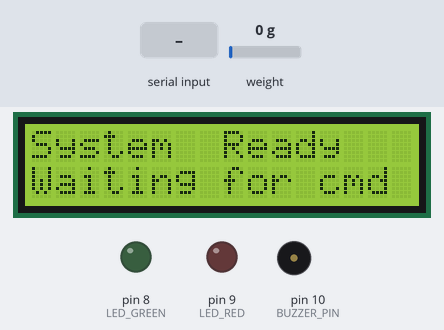
Bench run of a sketch on a simulated Arduino Uno, built with avr-gcc and run on an emulated ATmega328P. Parts: 16×2 character LCD, output pins drawn as LEDs (lit = HIGH), buzzer (waves = sounding, pin HIGH). The test bench sets the inputs (shaded band); at power-on: weight on the scale 0 g. What the sketch prints to the serial monitor is not drawn.

Above: at 3.8 s.
3.9 s: "VERIFY:\n" received over Serial
At 4.5 s:
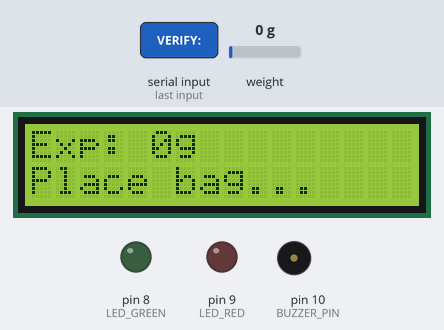
5.4 s: weight on the scale set to 9 g
At 7.6 s:
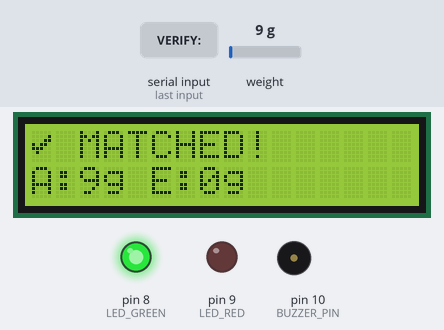
8.4 s: weight on the scale set to 12 g
9.9 s: "VERIFY:90\n" received over Serial
At 12.7 s:
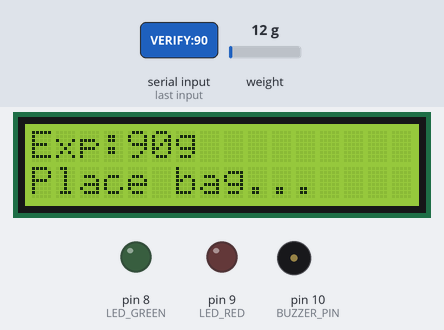
12.9 s: weight on the scale set to 74 g
At 15.2 s:
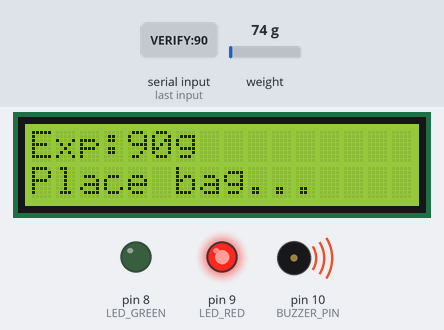
15.9 s: weight on the scale set to 89 g
Timing chart, 0 to 26.3 s (numbered marks = the images above; inputs shaded):
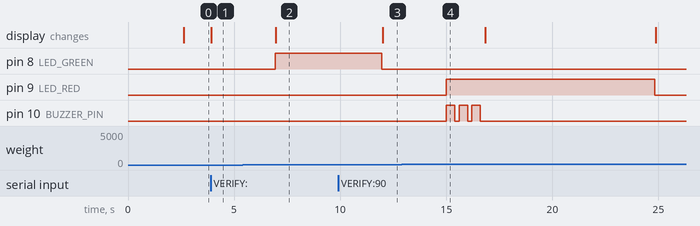

The sketch:

antitheft_hardware.ino
```cpp
#include <HX711.h>
#include <Wire.h>
#include <LiquidCrystal_I2C.h>

// ── Pin Definitions ────────────────────────────────────────
#define HX711_DT     3
#define HX711_SCK    2
#define LED_GREEN    8
#define LED_RED      9
#define BUZZER_PIN  10

// ── Constants ──────────────────────────────────────────────
#define TOLERANCE_G       10.00    // ±10g tolerance
#define CALIBRATION_FACTOR 420.0   // increase or decrease this number
#define NUM_READINGS       10     // Avg readings for stability

// ── Objects ────────────────────────────────────────────────
HX711 scale;
LiquidCrystal_I2C lcd(0x27, 16, 2);  // Change 0x27 if your I2C addr differs

// ── State ──────────────────────────────────────────────────
float expectedWeight = 0.0;
bool  waitingForBag  = false;
String inputBuffer   = "";

// ── Custom LCD Characters ──────────────────────────────────
byte checkMark[8] = {
  0b00000, 0b00001, 0b00011, 0b10110,
  0b11100, 0b01000, 0b00000, 0b00000
};
byte crossMark[8] = {
  0b00000, 0b10001, 0b01010, 0b00100,
  0b01010, 0b10001, 0b00000, 0b00000
};

// ─────────────────────────────────────────────────────────
void setup() {
  Serial.begin(9600);

  // LCD Init
  lcd.init();
  lcd.backlight();
  lcd.createChar(0, checkMark);
  lcd.createChar(1, crossMark);

  lcd.setCursor(0, 0); lcd.print("  SmartMart  ");
  lcd.setCursor(0, 1); lcd.print(" Initializing...");
  delay(1500);

  // Scale Init
  scale.begin(HX711_DT, HX711_SCK);
  scale.set_scale(CALIBRATION_FACTOR);
  scale.tare();  // Zero the scale

  // GPIO
  pinMode(LED_GREEN,  OUTPUT);
  pinMode(LED_RED,    OUTPUT);
  pinMode(BUZZER_PIN, OUTPUT);
  allOff();

  lcd.clear();
  lcd.setCursor(0, 0); lcd.print("System  Ready");
  lcd.setCursor(0, 1); lcd.print("Waiting for cmd");
  Serial.println("READY");
}

// ─────────────────────────────────────────────────────────
void loop() {
  // Read Serial commands from PC
  while (Serial.available()) {
    char ch = Serial.read();
    if (ch == '\n') {
      processCommand(inputBuffer);
      inputBuffer = "";
    } else {
      inputBuffer += ch;
    }
  }

  // If in verification mode, periodically update LCD with live weight
  if (waitingForBag && scale.is_ready()) {
    float liveWt = scale.get_units(3);
    if (liveWt < 0) liveWt = 0;
    lcd.setCursor(0, 1);
    lcd.print("Live:");
    lcd.print(liveWt, 0);
    lcd.print("g      ");
    delay(200);
  }
}

// ─────────────────────────────────────────────────────────
void processCommand(String cmd) {
  cmd.trim();

  // ── VERIFY:<expected_grams> ─────────────────────────────
  if (cmd.startsWith("VERIFY:")) {
    expectedWeight = cmd.substring(7).toFloat();
    waitingForBag  = true;
    allOff();

    lcd.clear();
    lcd.setCursor(0, 0); lcd.print("Exp:" + String(expectedWeight,0) + "g");
    lcd.setCursor(0, 1); lcd.print("Place bag...");
    Serial.println("ACK:READY");

    delay(2000);  // Wait for customer to place bag
    performVerification();
  }

  // ── TARE (re-zero the scale) ────────────────────────────
  else if (cmd == "TARE") {
    scale.tare();
    Serial.println("ACK:TARED");
    lcd.clear();
    lcd.setCursor(0, 0); lcd.print("Scale Zeroed");
    delay(1000);
    lcd.clear();
    lcd.setCursor(0, 0); lcd.print("System  Ready");
    lcd.setCursor(0, 1); lcd.print("Waiting for cmd");
  }

  // ── PING (health check) ─────────────────────────────────
  else if (cmd == "PING") {
    Serial.println("PONG");
  }

  // ── READWEIGHT (one-shot reading) ──────────────────────
  else if (cmd == "READWEIGHT") {
    if (scale.is_ready()) {
      float w = scale.get_units(NUM_READINGS);
      if (w < 0) w = 0;
      Serial.println("WEIGHT:" + String(w, 1));
    } else {
      Serial.println("ERROR:SCALE_NOT_READY");
    }
  }
}

// ─────────────────────────────────────────────────────────
void performVerification() {
  waitingForBag = false;

  if (!scale.is_ready()) {
    Serial.println("ERROR:SCALE_NOT_READY");
    return;
  }

  // Average multiple readings for accuracy
  float actualWeight = scale.get_units(NUM_READINGS);
  if (actualWeight < 0) actualWeight = 0;

  float diff = actualWeight - expectedWeight;
  float absDiff = abs(diff);

  if (absDiff <= TOLERANCE_G) {
    // ── MATCHED ─────────────────────────────────────────
    greenPass();
    lcd.clear();
    lcd.setCursor(0, 0);
    lcd.write(byte(0));  // ✓
    lcd.print(" MATCHED!");
    lcd.setCursor(0, 1);
    lcd.print("A:");
    lcd.print(actualWeight, 0);
    lcd.print("g E:");
    lcd.print(expectedWeight, 0);
    lcd.print("g");

    Serial.println("RESULT:MATCHED:" + String(actualWeight, 1));
    delay(5000);

  } else {
    // ── MISMATCH ─────────────────────────────────────────
    redAlert();
    lcd.clear();
    lcd.setCursor(0, 0);
    lcd.write(byte(1));  // ✗
    lcd.print(" MISMATCH!");
    lcd.setCursor(0, 1);
    lcd.print("Diff:");
    lcd.print(diff, 0);
    lcd.print("g ALERT!");

    Serial.println("RESULT:MISMATCH:" + String(actualWeight, 1) + ":" + String(diff, 1));
    delay(8000);
  }

  // Reset
  allOff();
  lcd.clear();
  lcd.setCursor(0, 0); lcd.print("System  Ready");
  lcd.setCursor(0, 1); lcd.print("Waiting for cmd");
  Serial.println("RESET:READY");
}

// ── Hardware Helpers ───────────────────────────────────────
void greenPass() {
  digitalWrite(LED_GREEN, HIGH);
  digitalWrite(LED_RED,   LOW);
  digitalWrite(BUZZER_PIN, LOW);
}

void redAlert() {
  digitalWrite(LED_GREEN, LOW);
  digitalWrite(LED_RED,   HIGH);
  // Buzzer beep pattern: 3 beeps
  for (int i = 0; i < 3; i++) {
    digitalWrite(BUZZER_PIN, HIGH); delay(400);
    digitalWrite(BUZZER_PIN, LOW);  delay(200);
  }
  // Keep LED on
  digitalWrite(LED_RED, HIGH);
}

void allOff() {
  digitalWrite(LED_GREEN,  LOW);
  digitalWrite(LED_RED,    LOW);
  digitalWrite(BUZZER_PIN, LOW);
}
```

Measured:
- after the input at 3.9 s, the display: changes at once (image 1)
- after the input at 5.4 s, the display: changes after 1.6 s (image 2)
- after the input at 8.4 s, every drawn part: stays the same
- after the input at 9.9 s, the display: changes after 2.1 s (image 3)
